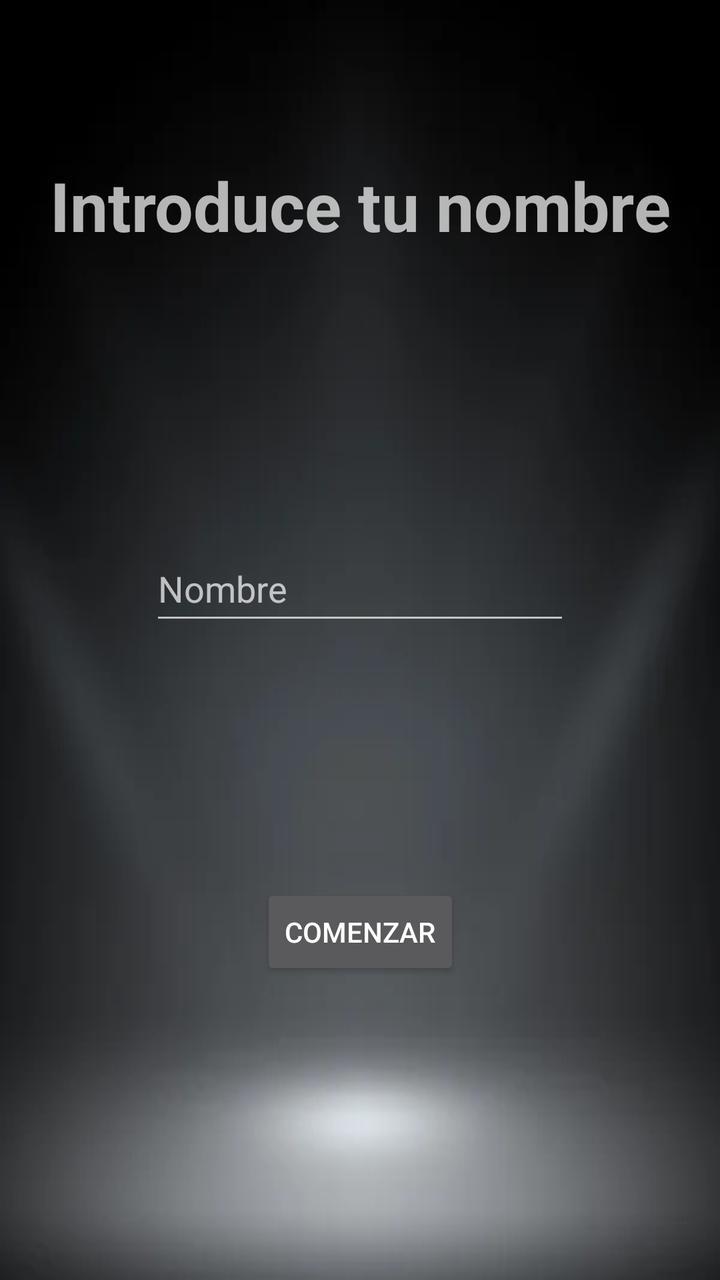
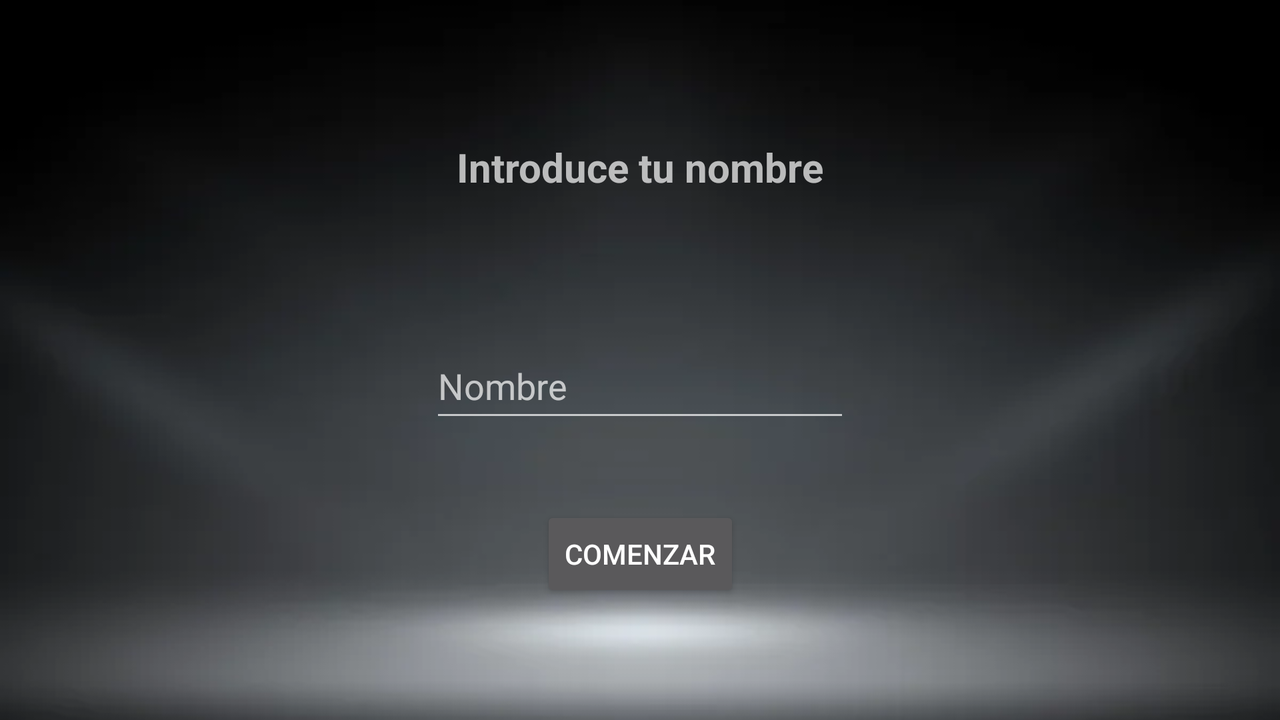

Compare how this app lays out the same screen by default and in its alternative resource folder. The renders come first, then the two layout files and the values they reference.
<!-- AndroidManifest.xml: application theme Personalizado -->
<!-- res/layout/activity_registrarse.xml -->
<?xml version="1.0" encoding="utf-8"?>

<androidx.constraintlayout.widget.ConstraintLayout xmlns:android="http://schemas.android.com/apk/res/android"
    xmlns:app="http://schemas.android.com/apk/res-auto"
    xmlns:tools="http://schemas.android.com/tools"
    android:layout_width="match_parent"
    android:layout_height="match_parent"
    android:background="@drawable/fondopantalla2"
    tools:context=".Registrarse">

    <TextView
        android:id="@+id/txTitulo"
        android:layout_width="wrap_content"
        android:layout_height="wrap_content"
        android:layout_marginStart="80dp"
        android:layout_marginTop="80dp"
        android:layout_marginEnd="80dp"
        android:text="Introduce tu nombre"
        android:textSize="34sp"
        android:textStyle="bold"
        app:layout_constraintEnd_toEndOf="parent"
        app:layout_constraintStart_toStartOf="parent"
        app:layout_constraintTop_toTopOf="parent" />

    <EditText
        android:id="@+id/editName"
        android:layout_width="wrap_content"
        android:layout_height="49dp"
        android:layout_marginStart="80dp"
        android:layout_marginTop="143dp"
        android:layout_marginEnd="80dp"
        android:ems="10"
        android:hint="Nombre"
        android:inputType="textPersonName"
        android:textColor="@color/white"
        app:layout_constraintEnd_toEndOf="parent"
        app:layout_constraintStart_toStartOf="parent"
        app:layout_constraintTop_toBottomOf="@+id/txTitulo" />

    <Button
        android:id="@+id/btnStart"
        android:layout_width="wrap_content"
        android:layout_height="wrap_content"
        android:layout_marginStart="162dp"
        android:layout_marginEnd="162dp"
        android:layout_marginBottom="150dp"
        android:text="comenzar"
        app:layout_constraintBottom_toBottomOf="parent"
        app:layout_constraintEnd_toEndOf="parent"
        app:layout_constraintStart_toStartOf="parent" />
</androidx.constraintlayout.widget.ConstraintLayout>
<!-- resources referenced by this layout -->
<resources>
  <color name="white">#FFFFFFFF</color>
  <!-- drawable fondopantalla2: jpg bitmap (drawable-xxhdpi, 2828 bytes) -->
  <style name="Personalizado" parent="Theme.AppCompat">
      
      <item name="colorPrimary">@color/cabecera</item>
      <item name="colorPrimaryVariant">@color/cabecera</item>
      <item name="colorOnPrimary">@color/cabecera</item>
      </style>
  <color name="cabecera">#E91E63</color>
</resources>
<!-- res/layout-land/activity_registrarse.xml (the repository's variant of the layout above) -->
<!-- drawn on the phone turned sideways -->
<?xml version="1.0" encoding="utf-8"?>

<androidx.constraintlayout.widget.ConstraintLayout xmlns:android="http://schemas.android.com/apk/res/android"
    xmlns:app="http://schemas.android.com/apk/res-auto"
    xmlns:tools="http://schemas.android.com/tools"
    android:layout_width="match_parent"
    android:background="@drawable/fondopantalla2"
    android:layout_height="match_parent">

    <TextView
        android:id="@+id/txTitulo"
        android:layout_width="wrap_content"
        android:layout_height="wrap_content"
        android:layout_marginStart="80dp"
        android:layout_marginTop="70dp"
        android:layout_marginEnd="80dp"
        android:text="Introduce tu nombre"
        android:textSize="20sp"
        android:textStyle="bold"
        app:layout_constraintEnd_toEndOf="parent"
        app:layout_constraintStart_toStartOf="parent"
        app:layout_constraintTop_toTopOf="parent" />

    <EditText
        android:id="@+id/editName"
        android:layout_width="wrap_content"
        android:layout_height="49dp"
        android:layout_marginStart="80dp"
        android:layout_marginTop="70dp"
        android:layout_marginEnd="80dp"
        android:ems="10"
        android:hint="Nombre"
        android:inputType="textPersonName"
        app:layout_constraintEnd_toEndOf="parent"
        app:layout_constraintStart_toStartOf="parent"
        app:layout_constraintTop_toBottomOf="@+id/txTitulo" />

    <Button
        android:id="@+id/btnStart"
        android:layout_width="wrap_content"
        android:layout_height="wrap_content"
        android:layout_marginStart="80dp"
        android:layout_marginEnd="80dp"
        android:layout_marginBottom="22dp"
        android:text="Comenzar"
        app:layout_constraintBottom_toBottomOf="parent"
        app:layout_constraintEnd_toEndOf="parent"
        app:layout_constraintStart_toStartOf="parent"
        app:layout_constraintTop_toBottomOf="@+id/editName" />
</androidx.constraintlayout.widget.ConstraintLayout>
<!-- resources referenced by the variant -->
<!-- as the phone turned sideways resolves them -->
<resources>
  <!-- drawable fondopantalla2: jpg bitmap (drawable-xxhdpi, 2828 bytes) -->
  <style name="Personalizado" parent="Theme.AppCompat">
      
      <item name="colorPrimary">@color/cabecera</item>
      <item name="colorPrimaryVariant">@color/cabecera</item>
      <item name="colorOnPrimary">@color/cabecera</item>
      </style>
  <color name="cabecera">#E91E63</color>
</resources>
